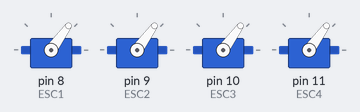
Simulated run of this sketch. Board: Arduino Uno, built with avr-gcc and run on an emulated ATmega328P. Shown: 4 × servo.

Above: at 4.1 s.
At 8.1 s:
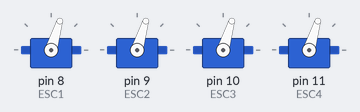
At 16.1 s:
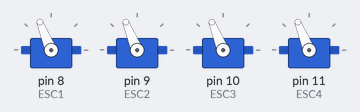
At 20.1 s:
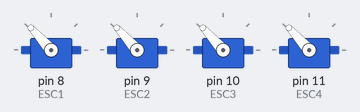
At 26.1 s:
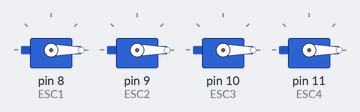
At 37.1 s:
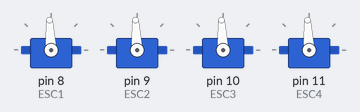
Timing chart, 0 to 40.0 s (numbered marks = the images above):
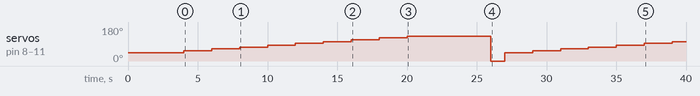

The sketch:

Motor.ino
```cpp
#include <Servo.h>;
Servo ESC1;
Servo ESC2;
Servo ESC3;
Servo ESC4;
int pos = 0; //Sets position variable
// int speed; //Implements speed variable

void setSpeed(int speed){
  ESC1.write(speed);
  ESC2.write(speed);
  ESC3.write(speed);
  ESC4.write(speed);
}

void setup() {
  ESC1.attach(8);
  ESC2.attach(9);
  ESC3.attach(10);
  ESC4.attach(11); //Adds ESC to D8 pin.
  setSpeed(1000); //Sets speed variable(arming esc)
  delay(2000); //Arming esc
}

void loop() {
  int speed; //Implements speed variable

  for(speed = 1000; speed < 2000; speed += 100) { //Cycles speed up to 50% power for 1 second each step
    setSpeed(speed); //Creates variable for speed to be used in in for loop
    delay(2000);
  }

  delay(4000); //Stays on for 4 seconds
  for(speed = 1000; speed >= 2000; speed -= 100) { // Cycles speed down to 0% power for 1 second
    setSpeed(speed);
    delay(1000);
  }
  setSpeed(0); //Sets speed variable to zero no matter what
  delay(1000); //Turns off for 1 second
}
```

Measured:
- by itself, servo on pin 8 (ESC1), servo on pin 9 (ESC2), servo on pin 10 (ESC3), servo on pin 11 (ESC4): 44° → 54° at 4.0 s, → 64° 2.0 s later, → 73° 2.0 s later, → 83° 2.0 s later, … (17 changes in this stretch)
